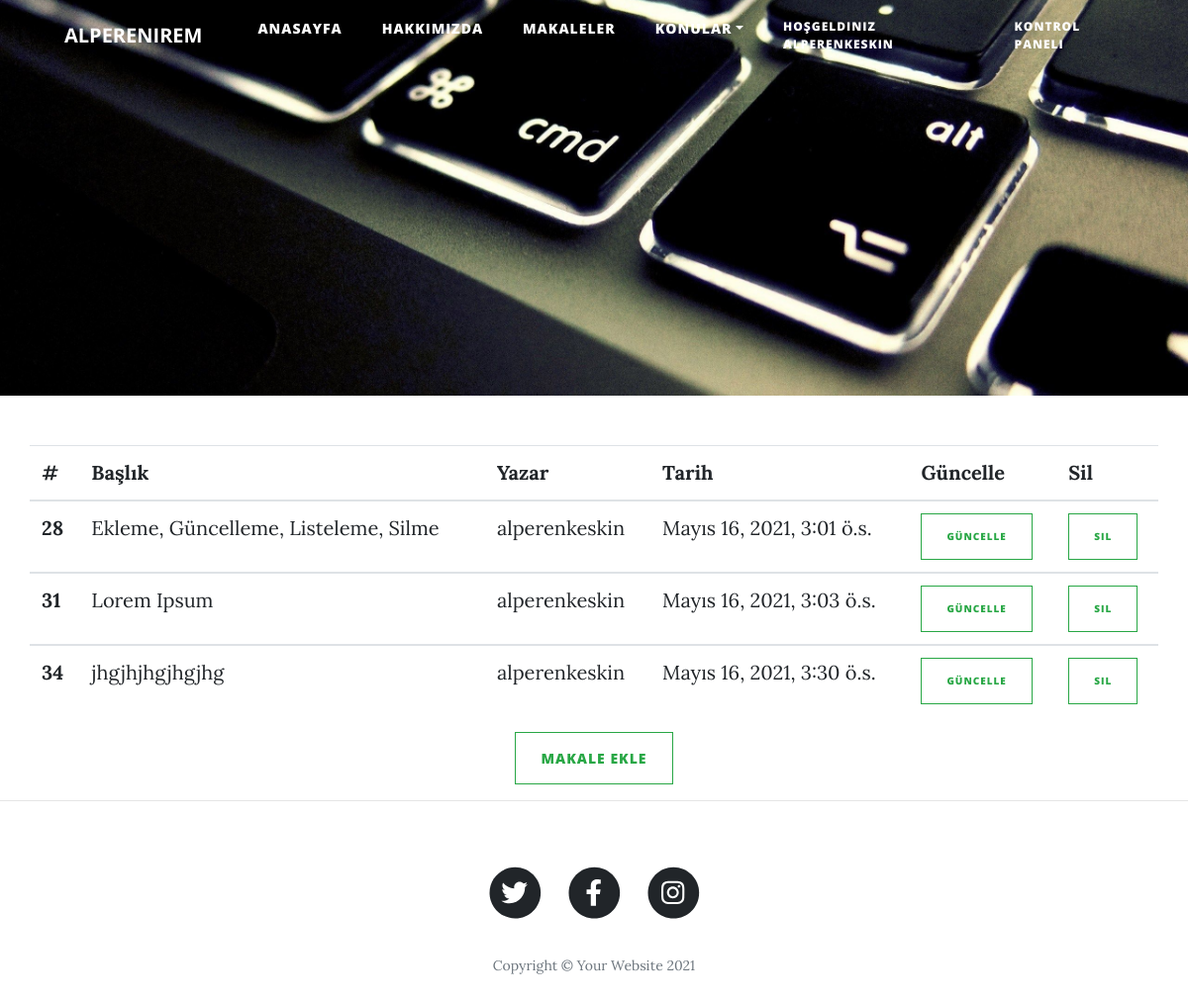
/makaleler/dashboard (signed in), run on the app's committed database.
### article/models.py (models this page shows, shortened)
class Article(models.Model):
    author = models.ForeignKey('auth.User', on_delete=models.CASCADE,verbose_name='Yazar :')# auth.user tablosu ile ilişkilendirdirdik ve model CASCADE ile bir kullanıcı silinirse onunla ilişkili verilerde silinir.
    catalog = models.ForeignKey(Catalog, on_delete=models.DO_NOTHING, verbose_name='Konu', null=True)
    title = models.CharField(max_length=50, verbose_name='Başlık')
    content = RichTextField()
    created_date = models.DateTimeField(auto_now_add=True)
    image = models.FileField(blank=True, verbose_name="Resim Yükleyin")

### article/views.py (the view)
# urls.py: path('dashboard', views.dashboard, name='dashboard'),
@login_required(login_url='user/login')
def dashboard(request):
    yazilar = Article.objects.filter(author=request.user)
    context = {
        'yazilar': yazilar
    }
    return render(request, 'article/dashboard.html', context)

### templates/article/dashboard.html (shortened to what this page needs)
{% extends 'layout.html' %} {% load crispy_forms_tags %} {% block content %}
<div class="container">
  <div class="row">
  <div class="table-responsive">
      <table class="table">
        <thead>
          <tr>
            <th scope="col">#</th>
            <th scope="col">Başlık</th>
            <th scope="col">Yazar</th>
            <th scope="col">Tarih</th>
            <th scope="col">Güncelle</th>
            <th scope="col">Sil</th>
          </tr>
        </thead>
        {% if yazilar %}
          {% for yazi in yazilar %}
            <tbody>
              <tr>
                <th scope="row">{{yazi.id}}</th>
                <td><a href="{% url 'detail' yazi.id %}">{{yazi.title}}</a></td>
                <td>{{yazi.author}}</td>
                <td>{{yazi.created_date}}</td>
                <td><a href="{% url 'update' yazi.id %}" class="btn btn-outline-success" style="font-size:10px">Güncelle</a></td>
                <td><a href="{% url 'delete' yazi.id %}" class="btn btn-outline-success" style="font-size:10px">Sil</a></td>
              </tr>
            </tbody>
            {% endfor %}
      {% endif %}
      </table>
    </div>
    <div class="col-md-3 offset-md-3 text-center mx-auto">
      <a href="{% url 'addarticle' %}" class="btn btn-outline-success ">Makale Ekle</a>
    </div>
  </div>
</div>
<hr />
{% endblock content %}

### templates/layout.html (shortened to what this page needs)
{% load static %}
<!DOCTYPE html>
<html lang="en">
    <head>
        <link href="{% static 'css/styles.css' %}" rel="stylesheet" />
    </head>
    <body>
        {% include 'parts/navbar.html' %}
        <header class="masthead" style="background-image: url({% static 'img/blog.jpg' %});">
            <div class="container">
                <div class="row">
                    <div class="col-lg-8 col-md-10 mx-auto">
                        <div class="page-heading">
                        </div>
                    </div>
                </div>
            </div>
        </header>
        {% block content %}
        {% endblock content %}
        {% include 'parts/footer.html' %}
    </body>
</html>

### templates/parts/navbar.html (shortened to what this page needs)
        {% load static %}
        <nav class="navbar navbar-expand-lg navbar-light fixed-top" id="mainNav">
            <div class="container">
                <a class="navbar-brand font-weight-bold" href="{% url 'index' %}">ALPERENIREM</a>
                <div class="collapse navbar-collapse" id="navbarResponsive">
                    <ul class="navbar-nav ml-auto">
                        <li class="nav-item"><a style="font-size:14px;" class="nav-link" href="{% url 'index' %}">Anasayfa</a></li>
                        <li class="nav-item"><a style="font-size:14px;" class="nav-link" href="{% url 'about' %}">Hakkımızda</a></li>
                        <li class="nav-item dropdown"><a style="font-size:14px;" class="nav-link" href="{% url 'articles' %}">Makaleler</a></li>
                        <li class="nav-item dropdown">
                            <a style="font-size:14px;" href="#" class="nav-link dropdown-toggle" data-toggle="dropdown" role="button" aria-expanded="false">Konular</a>
                        </li>
                        {% if user.is_authenticated %}
                            <li class="nav-item"><a href='javascript:{document.getElementById("logout").submit()}' class="nav-link">Hoşgeldiniz {{user.username}}</a>
                            </li>
                            <li class="nav-item"><a class="nav-link" href="{% url 'dashboard'%}">Kontrol Paneli</a></li>
                        {% endif %}
                    </ul>
                </div>
            </div>
        </nav>

### templates/parts/footer.html
        <footer>
            <div class="container">
                <div class="row">
                    <div class="col-lg-8 col-md-10 mx-auto">
                        <ul class="list-inline text-center">
                            <li class="list-inline-item">
                                <a href="#!">
                                    <span class="fa-stack fa-lg">
                                        <i class="fas fa-circle fa-stack-2x"></i>
                                        <i class="fab fa-twitter fa-stack-1x fa-inverse"></i>
                                    </span>
                                </a>
                            </li>
                            <li class="list-inline-item">
                                <a href="#!">
                                    <span class="fa-stack fa-lg">
                                        <i class="fas fa-circle fa-stack-2x"></i>
                                        <i class="fab fa-facebook-f fa-stack-1x fa-inverse"></i>
                                    </span>
                                </a>
                            </li>
                            <li class="list-inline-item">
                                <a href="#!">
                                    <span class="fa-stack fa-lg">
                                        <i class="fas fa-circle fa-stack-2x"></i>
                                        <i class="fab fa-instagram fa-stack-1x fa-inverse"></i>
                                    </span>
                                </a>
                            </li>
                        </ul>
                        <p class="copyright text-muted">Copyright &copy; Your Website 2021</p>
                    </div>
                </div>
            </div>
        </footer>

### data on the page
Article: id "28", title "Ekleme, Güncelleme, Listeleme, Silme", author "alperenkeskin", created_date "Mayıs 16, 2021, 3:01 ö.s."
Article: id "31", title "Lorem Ipsum", author "alperenkeskin", created_date "Mayıs 16, 2021, 3:03 ö.s."
Article: id "34", title "jhgjhjhgjhgjhg", author "alperenkeskin", created_date "Mayıs 16, 2021, 3:30 ö.s."

### other printed values
{{ user.username }} "ALPERENKESKIN"
